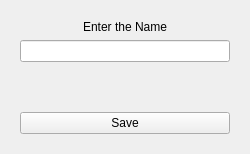
<?xml version="1.0" encoding="UTF-8"?>
<ui version="4.0">
 <class>NameWindow</class>
 <widget class="QWidget" name="NameWindow">
  <property name="geometry">
   <rect>
    <x>0</x>
    <y>0</y>
    <width>250</width>
    <height>154</height>
   </rect>
  </property>
  <property name="sizePolicy">
   <sizepolicy hsizetype="Fixed" vsizetype="Fixed">
    <horstretch>0</horstretch>
    <verstretch>0</verstretch>
   </sizepolicy>
  </property>
  <property name="windowTitle">
   <string>Form</string>
  </property>
  <layout class="QVBoxLayout" name="verticalLayout">
   <property name="leftMargin">
    <number>20</number>
   </property>
   <property name="topMargin">
    <number>20</number>
   </property>
   <property name="rightMargin">
    <number>20</number>
   </property>
   <property name="bottomMargin">
    <number>20</number>
   </property>
   <item>
    <widget class="QLabel" name="label">
     <property name="text">
      <string>Enter the Name</string>
     </property>
     <property name="alignment">
      <set>Qt::AlignCenter</set>
     </property>
    </widget>
   </item>
   <item>
    <widget class="QLineEdit" name="name_ln"/>
   </item>
   <item>
    <spacer name="verticalSpacer">
     <property name="orientation">
      <enum>Qt::Vertical</enum>
     </property>
     <property name="sizeHint" stdset="0">
      <size>
       <width>20</width>
       <height>40</height>
      </size>
     </property>
    </spacer>
   </item>
   <item>
    <widget class="QPushButton" name="save_btn">
     <property name="text">
      <string>Save</string>
     </property>
    </widget>
   </item>
  </layout>
 </widget>
 <resources/>
 <connections/>
</ui>
